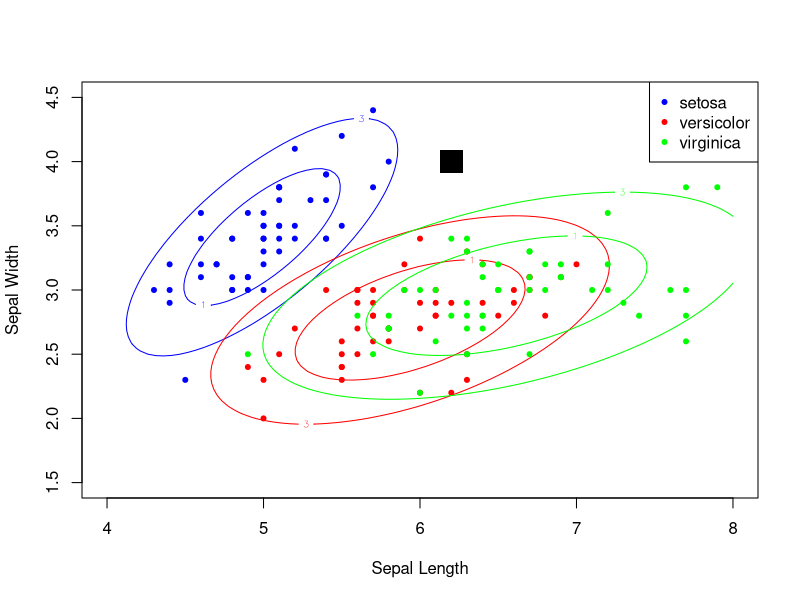
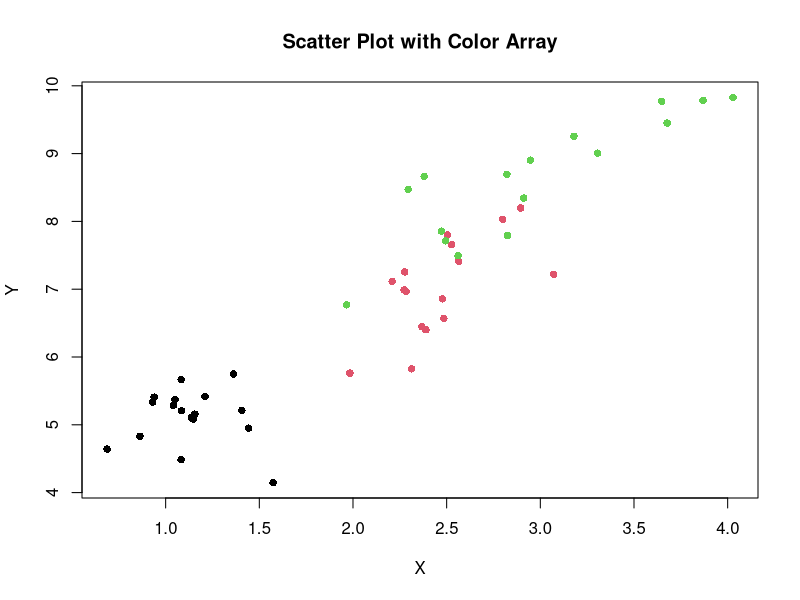

Generate these figures, in order, with R:
# Import Libraries
library(MASS)
library(magrittr)
library(Matrix)
library(mvtnorm)
set.seed(675)


# Create plot background
plot(NULL, pch=20, xlab='Sepal Length', ylab='Sepal Width', xlim=c(4,8), ylim=c(1.5,4.5))

species <- c("setosa", "versicolor", "virginica")
species_col <- c("blue", "red", "green")
names(species_col) <- species
legend("topright", species, pch=20, col=species_col)

ellipse <- function(s,t) {
    u <- c(s,t) - center
    u %*% sigma.inv %*% u / 2
}


#################################### SINGLE TEST POINT ANALYSIS ####################################
x0 <- c(6.2, 4)       # Test selection point
f0 <- rep(NA, 3)      # Function likelihood
names(f0) <- species

# Plot the projected points
for (i in species) {
    X <- iris[iris$Species == i, c("Sepal.Length", "Sepal.Width")]
    S <- cov(X)                # covariance of input columns above
    mu <- apply(X, 2, mean)    # mean of input columns above
    p <- rmvnorm(1000, mean=mu, sigma=S)   # multivariate simulation or random points using real data mean and vov
    center <- apply(p, 2, mean)            # center of simulated points
    sigma <- cov(p)                        # covariance simulated points
    sigma.inv <- solve(sigma, matrix(c(1,0,0,1), 2, 2)) # sigma inverse

    f0[i] <- dmvnorm(x0, mean=mu, sigma=sigma) # density function of multivariate normal for test sel. pt.

    n <- 100
    x <- seq(3, 8, length.out=n)
    y <- seq(1.5, 6, length.out=n)
    z <- mapply(ellipse, as.vector(rep(x,n)), as.vector(outer(rep(0,n), y, `+`)))
    contour(x,y, matrix(z,n,n), levels=c(1,3), col=species_col[i], add=TRUE, lty=1)
    points(X, pch=20, col=species_col[i])
}

# Plot the test central point
points(6.2,4, pch=15, col='black', cex=3)
prior.prob <- rep(1/3,3)           # Assign equal probabilities for each class
names(prior.prob) <- species       # Add column names for each class
Bayes.prob <- f0 * prior.prob / sum(f0 * prior.prob) # Compute Bayes prob
Bayes.prob <- round(Bayes.prob, 3)                   # Round off Bayes prob per class
# The point belongs to the class with the highest probability
#########################################################################################################



#################################### IRIS Data ####################################
Iris <- data.frame(rbind(iris3[,,1], iris3[,,2], iris3[,,3]), 
                   Sp = rep(c("setosa", "versicolor", "virginica"), rep(50,3)))
# Train-test- split indices
train <- sort(sample(1:150, 100, replace= FALSE))  # Get the indices of the training rows
test <- setdiff(1:150, train)                      # Get the indices of the test rows

# Create dictionary to convert string target classes to numeric labels (one_hot_encoding)
species_labels <- unique(Iris$Sp)
label_encoding <- as.integer(factor(Iris$Sp, levels = species_labels))

# Split the dataset into features and targets
X_train <- as.matrix(Iris[train, 1:4])   # Features (Sepal.Length, Sepal.Width, Petal.Length, Petal.Width)
y_train <- label_encoding[train]         # Encode target variable
X_test <- as.matrix(Iris[test, 1:4])     #
y_test <- label_encoding[test]           # Encode target variable

# Check for missing values in features. This dataset didn't have missing values
missing_X_train <- any(is.na(X_train))
missing_X_test <- any(is.na(X_test))
#########################################################################################################


#################################### LDA Model Class ####################################
# LDA model constructor
LDA <- function(n_components) {
  model <- list(
    n_components = n_components,
    linear_discriminants = NULL,
    cls_means = NULL,            # Class mean
    cls_covrs = NULL,            # Class covariance
    cls_mlhbd = NULL             # Mahalanobis distance - I didn't really use it but I felt I should keep it
  )
  return(model)
}

within_between_scatter <- function(X, groups) {
  # I used one function for both covariance matrices to reduce loop time for large classes
  # S_w - Within class scatter matrix calculation. Should return a matrix with shape (n_feat, n_feat)
  # S_b - Between-class scatter matrix calculation function. Should return a matrix with shape (n_feat, n_feat)
  n_feat <- ncol(X)
  n_groups <- length(unique(groups))
  mean_ovr <- colMeans(X, na.rm = TRUE)          # Mean of all features
  S_w <- matrix(0, nrow = n_feat, ncol = n_feat) # within-class matrix
  S_b <- matrix(0, nrow = n_feat, ncol = n_feat) # Between class matrix
  
  for (c in unique(groups)) {
    class_indices <- which(groups == c)
    X_c <- X[class_indices, ]                      # X features for this class
    X_c_mn <- colMeans(X_c, na.rm = TRUE)          # X-mean for unique class

    # ------------------------------- Within Groups -------------------------------
    # Subtract each feature for unique classes from the class mean
    mean_sub <- t(X_c - X_c_mn) %*% (X_c - X_c_mn) # Add the dot product of the transpsed subtraction
    S_w <- S_w + mean_sub                          # Update S_w

    # ------------------------------- Between Groups -------------------------------
    n_c <- nrow(X_c)                               # Num samples per class
    # Subtract each class mean from the overall mean
    mean_diff <- matrix((X_c_mn - mean_ovr), ncol = 1, nrow = n_feat) # Reshape class mean - overall mean
    diff_sub <- mean_diff %*% t(mean_diff)
    S_b <- S_b + diff_sub                          # Update S_b
  }

  return(list(S_w=S_w,
              S_b=S_b))
}

lda_fit <- function(model, X, groups) {
  # Check if target variable is a factor
  if (!is.factor(groups)) {
    stop("Target variable must be a factor.")
  }
  
  # Extract number of components and dimensions
  n_components <- model$n_components
  n_features <- ncol(X)

  # Calculate the covariance matrices
  cv_mtx <- within_between_scatter(X, groups)
  S_w <- cv_mtx$S_w    # Extract within-class scatter matrix
  S_b <- cv_mtx$S_w    # Extract between-class scatter matrix
  
  # Solve the generalized eigenvalue problem - np.linalg.eig(np.linalg.inv(S_w).dot(S_b)) 
  eigen_decomp <- eigen(solve(S_w) %*% S_b)
  eig_vec = t(eigen_decomp$vectors)           # Eigenvectors
  eig_val = eigen_decomp$values               # Eigenvalues
  idxs <- rev(order(abs(eig_val)))            # Get indices of reverse sorted abs eigenvalues
  # Sort the eigen values and vectors using the derived indices
  eig_val <- eig_val[idxs]
  eig_vec <- eig_vec[idxs, ]
  # Extract only the biggest eigenvectors depending on the LDA components defined
  discriminant_vectors <- eig_vec[1:n_components, ]
    
  # Calculate class means and covariance for each class in projected dimensions
  cls_means <- sapply(unique(groups), function(g) {
    x_cls <- X[groups == g, ]
    x_proj <- x_cls %*% t(discriminant_vectors)
    colMeans(x_proj)
  })
  cls_covrs <- lapply(unique(groups), function(g) {
    x_cls <- X[groups == g, ]
    x_proj <- x_cls %*% t(discriminant_vectors)
    cov(x_proj)
  })
  cls_mlhbd <- lapply(unique(groups), function(g) {
    x_cls <- X[groups == g, ]
    x_proj <- x_cls %*% t(discriminant_vectors)
    x_mn <- colMeans(x_proj)
    x_cv <- cov(x_proj)
    mahalanobis(x_proj, x_mn, x_cv)
  })

  # Update the model attributes
  model$cls_means <- cls_means
  model$cls_covrs <- cls_covrs
  model$cls_mlhbd <- cls_mlhbd
  model$linear_discriminants <- discriminant_vectors        
  colnames(model$linear_discriminants) <- colnames(X)        # Assign column names to the eigenvectors

  return(model)
}

lda_transform <- function(model, X) {
  # Perform dot product to project test data to LDA/fit domain
  # Transpose the eigenvectors because it was transposed in transform
  X_proj <- X %*% t(model$linear_discriminants)
  return(X_proj)
}

lda_predict <- function(model, X, proba=FALSE) {
  # Project the test data into the LDA domain
  x_proj <- X %*% t(model$linear_discriminants)

  # Initialize matrix to store probabilities for each class
  class_probs <- matrix(0, nrow = nrow(X), ncol = ncol(model$cls_means))

  # Loop through each row and calculate class probabilities for each sample
  for (i in 1:nrow(x_proj)) {
    for (j in 1:ncol(model$cls_means)) {
      # Calculate likelihood using multivariate Gaussian with the class mean and cov of projected data
      likelihood <- dmvnorm(x_proj[i, ], mean = lda_model$cls_means[, j], sigma = lda_model$cls_covrs[[j]])
      # Prior probability of class j. It is eqal for each class. e.g if 3 classes, prior = 1/3 = 0.33
      prior_prob <- 1 / ncol(lda_model$cls_means)
      # Posterior probability of class j
      class_probs[i, j] <- likelihood * prior_prob
    }
  }

  # Normalize the probabilities across each row
  class_probs <- class_probs / rowSums(class_probs)
  
  # If class probabilities are requested
  if(proba) {
    return(class_probs)
  } else {
    return(apply(class_probs, 1, which.max))
  }
}
#########################################################################################################




#################################### IRIS TEST ####################################
# Create and fit LDA model
lda_model <- LDA(n_components = 2)
lda_model <- lda_fit(lda_model, X_train, factor(y_train))
# Transform and predict with LDA Model
y_trans <- lda_transform(lda_model, X_test)
y_pred <- lda_predict(lda_model, X_test)     # Can return class probabilities or predicted classes

# Convert the encoded labels back to species names for reference (if needed)
rnmd_pred <- species_labels[y_pred]

# Plot transformed LDA dimensions
plot(y_trans[, 1], y_trans[, 2], col = y_test, pch = 16, 
     main = "Scatter Plot with Color Array", xlab = "X", ylab = "Y")

# Create confusion matrix - 3 feats outperforms 4 feats
conf_matrix <- table(y_pred, y_test)
print(conf_matrix)
#########################################################################################################


#################################### Compare MASS LDA ####################################


#########################################################################################################




#################################### Large Class Test ####################################


#########################################################################################################


